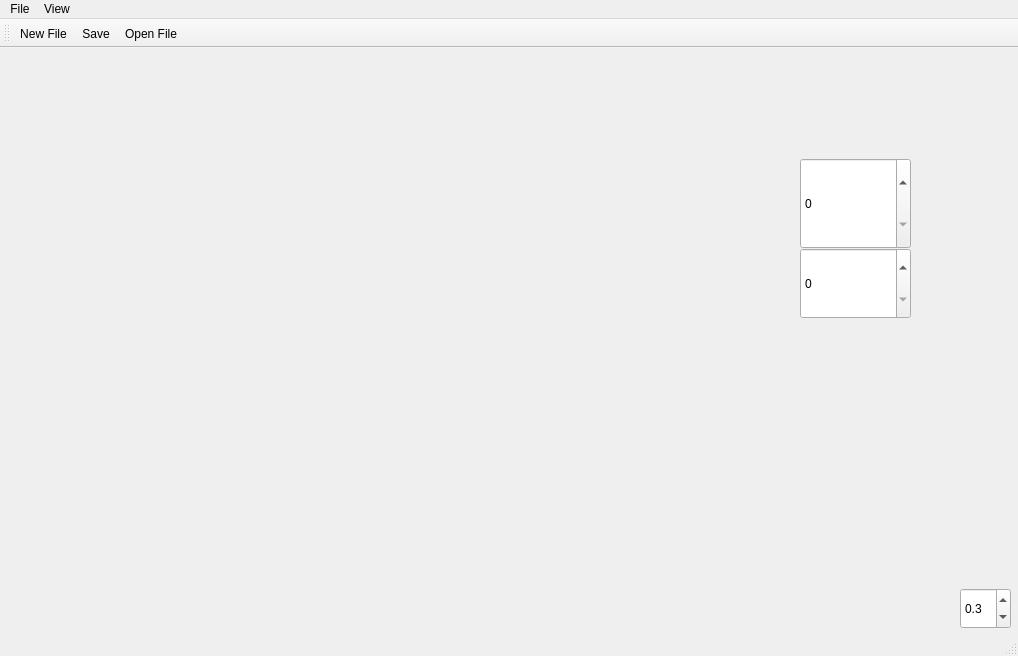
<?xml version="1.0" encoding="UTF-8"?>
<ui version="4.0">
 <class>MainWindow</class>
 <widget class="QMainWindow" name="MainWindow">
  <property name="geometry">
   <rect>
    <x>0</x>
    <y>0</y>
    <width>1018</width>
    <height>656</height>
   </rect>
  </property>
  <property name="windowTitle">
   <string>MainWindow</string>
  </property>
  <widget class="QWidget" name="centralwidget">
   <widget class="QLabel" name="label">
    <property name="enabled">
     <bool>true</bool>
    </property>
    <property name="geometry">
     <rect>
      <x>10</x>
      <y>10</y>
      <width>720</width>
      <height>480</height>
     </rect>
    </property>
    <property name="maximumSize">
     <size>
      <width>5555555</width>
      <height>555555</height>
     </size>
    </property>
    <property name="text">
     <string/>
    </property>
   </widget>
   <widget class="QDoubleSpinBox" name="doubleSpinBox">
    <property name="geometry">
     <rect>
      <x>960</x>
      <y>540</y>
      <width>51</width>
      <height>41</height>
     </rect>
    </property>
    <property name="toolTipDuration">
     <number>-1</number>
    </property>
    <property name="decimals">
     <number>1</number>
    </property>
    <property name="minimum">
     <double>0.000000000000000</double>
    </property>
    <property name="maximum">
     <double>1.000000000000000</double>
    </property>
    <property name="singleStep">
     <double>0.010000000000000</double>
    </property>
    <property name="stepType">
     <enum>QAbstractSpinBox::StepType::DefaultStepType</enum>
    </property>
    <property name="value">
     <double>0.300000000000000</double>
    </property>
   </widget>
   <widget class="QSpinBox" name="spinBox">
    <property name="enabled">
     <bool>true</bool>
    </property>
    <property name="geometry">
     <rect>
      <x>800</x>
      <y>110</y>
      <width>111</width>
      <height>91</height>
     </rect>
    </property>
   </widget>
   <widget class="QSpinBox" name="spinBox_2">
    <property name="geometry">
     <rect>
      <x>800</x>
      <y>200</y>
      <width>111</width>
      <height>71</height>
     </rect>
    </property>
   </widget>
  </widget>
  <widget class="QMenuBar" name="menubar">
   <property name="geometry">
    <rect>
     <x>0</x>
     <y>0</y>
     <width>1018</width>
     <height>22</height>
    </rect>
   </property>
   <widget class="QMenu" name="menuFile">
    <property name="title">
     <string>File</string>
    </property>
    <addaction name="actionNew_File"/>
    <addaction name="actionOpen_File"/>
    <addaction name="actionSave"/>
    <addaction name="actionExit"/>
   </widget>
   <widget class="QMenu" name="menuView">
    <property name="title">
     <string>View</string>
    </property>
    <widget class="QMenu" name="menuChange_of_size">
     <property name="title">
      <string>Change of size</string>
     </property>
     <addaction name="action3_4"/>
     <addaction name="action5_4"/>
     <addaction name="action2_3"/>
    </widget>
    <addaction name="menuChange_of_size"/>
    <addaction name="actionCuo_off"/>
   </widget>
   <addaction name="menuFile"/>
   <addaction name="menuView"/>
  </widget>
  <widget class="QStatusBar" name="statusbar">
   <property name="enabled">
    <bool>true</bool>
   </property>
  </widget>
  <widget class="QToolBar" name="toolBar">
   <property name="windowTitle">
    <string>toolBar</string>
   </property>
   <attribute name="toolBarArea">
    <enum>TopToolBarArea</enum>
   </attribute>
   <attribute name="toolBarBreak">
    <bool>false</bool>
   </attribute>
   <addaction name="actionNew_File"/>
   <addaction name="actionSave"/>
   <addaction name="actionOpen_File"/>
  </widget>
  <action name="actionNew_File">
   <property name="icon">
    <iconset theme="QIcon::ThemeIcon::FolderNew"/>
   </property>
   <property name="text">
    <string>New File</string>
   </property>
  </action>
  <action name="actionSave">
   <property name="icon">
    <iconset theme="QIcon::ThemeIcon::DocumentSave"/>
   </property>
   <property name="text">
    <string>Save</string>
   </property>
  </action>
  <action name="actionOpen_File">
   <property name="icon">
    <iconset theme="QIcon::ThemeIcon::DocumentOpen"/>
   </property>
   <property name="text">
    <string>Open File</string>
   </property>
  </action>
  <action name="actionExit">
   <property name="icon">
    <iconset theme="QIcon::ThemeIcon::GoHome"/>
   </property>
   <property name="text">
    <string>Exit</string>
   </property>
  </action>
  <action name="actionCuo_off">
   <property name="icon">
    <iconset theme="QIcon::ThemeIcon::EditCut"/>
   </property>
   <property name="text">
    <string>Cut off</string>
   </property>
  </action>
  <action name="action3_4">
   <property name="text">
    <string>3:4</string>
   </property>
  </action>
  <action name="action5_4">
   <property name="text">
    <string>5:4</string>
   </property>
  </action>
  <action name="action2_3">
   <property name="text">
    <string>2:3</string>
   </property>
  </action>
 </widget>
 <resources/>
 <connections/>
</ui>
